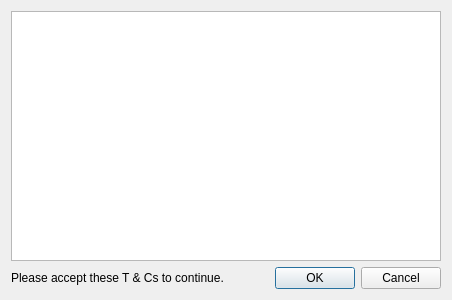
<?xml version="1.0" encoding="UTF-8"?>
<ui version="4.0">
 <class>TermsDialog</class>
 <widget class="QDialog" name="TermsDialog">
  <property name="geometry">
   <rect>
    <x>0</x>
    <y>0</y>
    <width>452</width>
    <height>300</height>
   </rect>
  </property>
  <property name="windowTitle">
   <string>Dialog</string>
  </property>
  <layout class="QGridLayout" name="gridLayout">
   <item row="0" column="0">
    <layout class="QVBoxLayout" name="verticalLayout">
     <item>
      <widget class="QTextEdit" name="textEdit"/>
     </item>
     <item>
      <layout class="QHBoxLayout" name="horizontalLayout">
       <item>
        <widget class="QLabel" name="label">
         <property name="text">
          <string>Please accept these T &amp; Cs to continue.</string>
         </property>
        </widget>
       </item>
       <item>
        <widget class="QDialogButtonBox" name="buttonBox">
         <property name="orientation">
          <enum>Qt::Horizontal</enum>
         </property>
         <property name="standardButtons">
          <set>QDialogButtonBox::Cancel|QDialogButtonBox::Ok</set>
         </property>
        </widget>
       </item>
      </layout>
     </item>
    </layout>
   </item>
  </layout>
 </widget>
 <resources/>
 <connections>
  <connection>
   <sender>buttonBox</sender>
   <signal>accepted()</signal>
   <receiver>TermsDialog</receiver>
   <slot>accept()</slot>
   <hints>
    <hint type="sourcelabel">
     <x>248</x>
     <y>254</y>
    </hint>
    <hint type="destinationlabel">
     <x>157</x>
     <y>274</y>
    </hint>
   </hints>
  </connection>
  <connection>
   <sender>buttonBox</sender>
   <signal>rejected()</signal>
   <receiver>TermsDialog</receiver>
   <slot>reject()</slot>
   <hints>
    <hint type="sourcelabel">
     <x>316</x>
     <y>260</y>
    </hint>
    <hint type="destinationlabel">
     <x>286</x>
     <y>274</y>
    </hint>
   </hints>
  </connection>
 </connections>
</ui>
